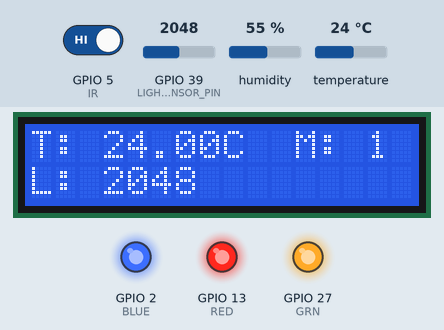
Recording of a sketch running on a simulated ESP32. Shown: 16×2 character LCD, output pins drawn as LEDs (lit = HIGH). Inputs (shaded band) come from the test bench; at power-on: GPIO 5 (IR) HIGH, GPIO 39 (LIGHT_SENSOR_PIN) = 2048, temperature 24 °C, humidity 55 %. WiFi joins after 1.5 s; servers stay silent unless stated; no MQTT or app messages arrive unless stated; what the sketch prints to the serial monitor is not drawn.

Above: at 9.1 s.
9.2 s: GPIO 5 (IR) driven LOW
At 13.7 s:
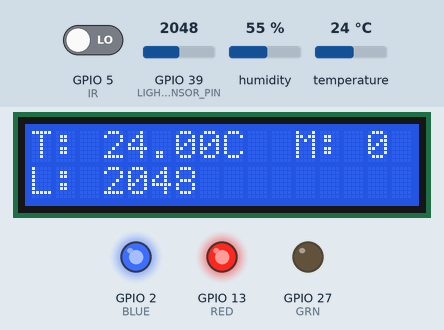
14.6 s: GPIO 39 (LIGHT_SENSOR_PIN) set to 1460
At 18.6 s:
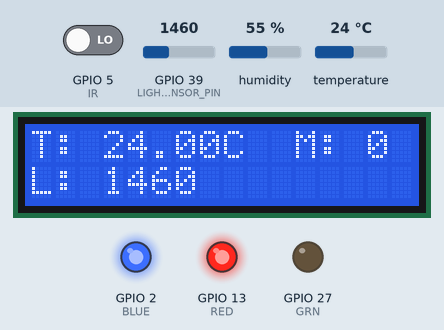
19.7 s: temperature set to 12 °C
At 24.5 s:
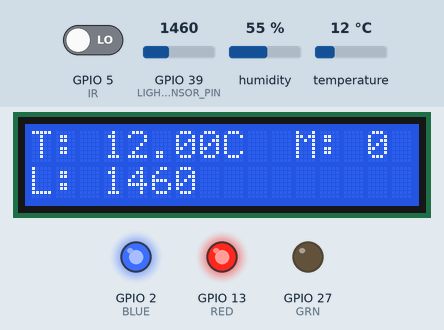
24.8 s: GPIO 39 (LIGHT_SENSOR_PIN) set to 491
At 29.6 s:
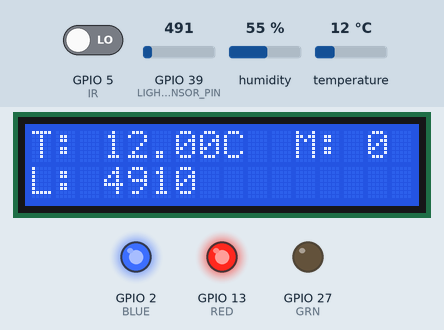
29.9 s: GPIO 39 (LIGHT_SENSOR_PIN) set to 2540
At 34.6 s:
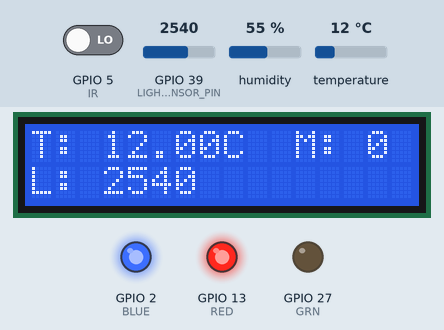
35.0 s: temperature set to 19 °C
At 39.6 s:
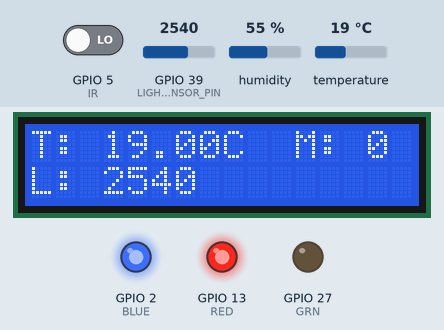
Timing chart, 0 to 41.1 s (numbered marks = the images above; inputs shaded):
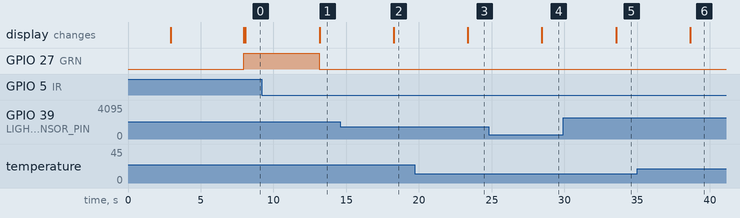

The sketch:

main.ino
```cpp
// Demo 4.1 Temperature and Humidity Sensor
// This example shows how to detect temperature and humidity using SHT4X module
// As well as displaying the information on LCD.
#include <WiFi.h>
#include <PubSubClient.h>

#include <Wire.h>  // Arduino IDE built-in
#include <LiquidCrystal_I2C.h>
#include "Adafruit_SHT4x.h"

// Connect the SHT4X sensor to the Arduino board as below.
// SDA - SDA
// SCL - SCL
// GND - GND (H4)
// VIN - VIN (H4)

//for wifi
WiFiClient espClient;
PubSubClient client(espClient);

const char* ssid = "EIA-W311MESH";
const char* password = "42004200";
const char* mqttServer = "ia.ic.polyu.edu.hk";
const int mqttPort = 1883;

// Defining the ports for LCD (I2C).
#define I2C_SDA 21
#define I2C_SCL 22

// Defining ports for LED.
#define RED 13
#define GRN 27
#define BLUE 2

// Defining ports for IR sensor
#define IR  5

// Defining port for light sensor
#define LIGHT_SENSOR_PIN 39

byte i = 0;
Adafruit_SHT4x sht4 = Adafruit_SHT4x();
LiquidCrystal_I2C lcd(0x27,16,2);

// Custom character for degree symbol.
byte degreeSym[] = {
  B00111,
  B00101,
  B00111,
  B00000,
  B00000,
  B00000,
  B00000,
  B00000
};

void setup() {
  Serial.begin(9600);

  // WiFi
   WiFi.begin(ssid, password);
  while (WiFi.status() != WL_CONNECTED) {
    delay(1400);
    Serial.println("Connecting to WiFi...");
  }

  Serial.println("Connected to WiFi");

  client.setServer(mqttServer, mqttPort);

  while(client.connect("arduinoClient") != true){
    delay(1400);
    Serial.println("Connecting to MQTT broker");
  }
  Serial.println("Connected to MQTT broker");


  // Temp
  Wire.begin(I2C_SDA, I2C_SCL, 100000);
  lcd.begin();
  lcd.setCursor(0,0);

  if (!sht4.begin()) {

    lcd.print("Can't find SHT4x");
    while (1) delay(1);
  }
  lcd.clear();
  lcd.print("Found SHT4x!");
  lcd.setCursor(0,1);
  lcd.print("Now loading...");

  // You can have 3 different precisions, higher precision takes longer
  sht4.setPrecision(SHT4X_HIGH_PRECISION);

  // You can have 6 different heater settings
  // higher heat and longer times uses more power
  // and reads will take longer too!
  sht4.setHeater(SHT4X_NO_HEATER);
  delay(5000);

  lcd.clear();
  lcd.createChar(1, degreeSym);

  lcd.setCursor(0,0);
  lcd.print("T:      C ");
  lcd.setCursor(11,0);
  lcd.write(1);
  lcd.setCursor(0,1);
  lcd.print("L: ");

  // IR
  pinMode(IR, INPUT_PULLUP); //IR detection pin
  //Set up the LEDs
  pinMode(RED,OUTPUT);pinMode(GRN,OUTPUT);pinMode(BLUE,OUTPUT);
  digitalWrite(RED,HIGH);digitalWrite(GRN,HIGH);digitalWrite(BLUE,HIGH); // turn off all LEDs


}

void loop() {
  // Temp
  sensors_event_t humidity, temp;
  // populate temp and humidity objects with fresh data
  sht4.getEvent(&humidity, &temp);

  //lcd.setCursor(6,0);
  //lcd.print(temp.temperature);
  //lcd.setCursor(5,1);
  //lcd.print(humidity.relative_humidity);

  // IR
  int logic = digitalRead(IR); // 1: no, 0:
  Serial.println(logic);

  if (logic == 1) {
    digitalWrite(GRN, HIGH); // Light up the green LED
  } else {
    digitalWrite(GRN, LOW); // Turn off the green LED
  }

  // Light
  // reads the input on analog pin (value between 0 and 4095)
  int analogValue = analogRead(LIGHT_SENSOR_PIN);

  //lcd.clear();
  //lcd.setCursor(6,0);
  //lcd.print(analogValue);

  Serial.print("Analog Value = ");
  Serial.print(analogValue);   // the raw analog reading

  // We'll have a few threshholds, qualitatively determined
  if (analogValue < 500) {
    Serial.println(" => Dark");
  }
  else if (analogValue < 1500) {
    Serial.println(" => Dim");
  }
  else if (analogValue < 2500) {
    Serial.println(" => Light");
  }
  else if (analogValue < 3500) {
    Serial.println(" => Bright");
  }
  else {
    Serial.println(" => Very bright"); // 3500-4095
  }

  lcd.setCursor(3,0);
  lcd.print(temp.temperature);
  lcd.setCursor(11,0);
  lcd.print("M: ");
  lcd.setCursor(14,0);
  lcd.print(logic);
  lcd.setCursor(3,1);
  lcd.print(analogValue);
  //lcd.setCursor(3,1);
  //lcd.print(humidity.relative_humidity);

  // send data
  char payload[50];
snprintf(payload, sizeof(payload), "{\"temperature\":%.2f,\"occupancy\":%d,\"light\":%d}", temp.temperature, logic, analogValue);  client.publish("sensors/temperature", payload);
  client.loop();
  delay(5000);
}
```

Measured:
- after the input at 9.2 s, GPIO 27 (GRN): HIGH → LOW after 3.9 s; the display: changes after 4.0 s (image 1)
- after the input at 14.6 s, the display: changes after 3.7 s (image 2)
- after the input at 19.7 s, the display: changes after 3.7 s (image 3)
- after the input at 24.8 s, the display: changes after 3.7 s (image 4)
- after the input at 29.9 s, the display: changes after 3.6 s (image 5)
- after the input at 35.0 s, the display: changes after 3.6 s (image 6)
